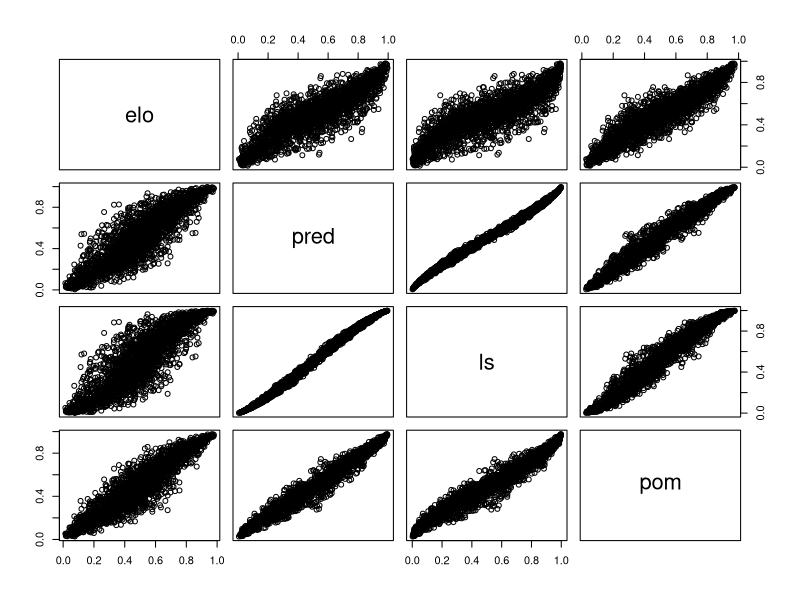

Here is the R script that generated this plot:
d = data.frame(
  elo = read.csv("../data/submission/elo_chess2014.csv")$pred,
  pred = read.csv("../data/submission/predictor2014.csv")$pred,
  ls = read.csv("../data/submission/LSModel2014.csv")$pred,
  pom = read.csv("../data/submission/2014 Pomeroy Win Prob.csv")$pred
  )

pairs(d)